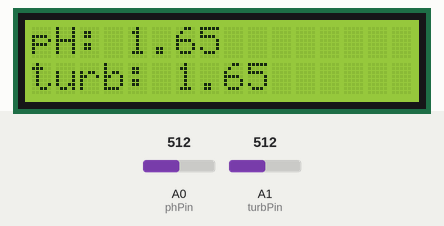
Recording of a sketch running on a simulated Arduino Uno, built with avr-gcc and run on an emulated ATmega328P. Parts: 16×2 character LCD. The inputs (shaded band) are chosen by the test bench; at power-on: A0 (phPin) = 512, A1 (turbPin) = 512. What the sketch prints to the serial monitor is not drawn.

Above: at 0.4 s.

Measured:
- what the display in image 0 shows lasts 10.0 s, from 0.3 s to 10.3 s

The sketch:

sensor_readings_final.ino
```cpp
#include <Wire.h>
#include <LiquidCrystal_I2C.h>

// pH sensor
#define phPin A0
// unsigned long int avgVal;
// float b;

#define turbPin A1
float turbV;

// lcd display
LiquidCrystal_I2C lcd(0x27, 16, 2);  // set the LCD address to 0x27 for a 16 chars and 2 line display


float GetPhValue()
{
  static int buf[10];

  for(int index = 0; index < 10; ++index)
  {
    buf[index] = analogRead(phPin);
    delay(10);
  }

  for(int i = 0; i < 9; ++i)
  {
    for(int j = i + 1; j < 10; ++j)
    {
      if(buf[i] > buf[j])
      {
        int temp = buf[i];
        buf[i] = buf[j];
        buf[j] = temp;
      }
    }
  }

  unsigned long int avgVal = 0;
  for(int i = 2; i < 8; ++i)
  {
    avgVal += buf[i];
  }

  float phValue = (float)avgVal * 3.3/1024/6;

  return phValue;
}

float GetTurbValue()
{
  static float turbV = 0.0;
  for (int i = 0; i < 800; i++) {
    turbV += ((float)analogRead(turbPin)/1023)*3.3;
  }
  turbV = turbV/800;

  return turbV;
}

void setup()
{
  // put your setup code here, to run once:
  Serial.begin(9600);
  lcd.init();
  lcd.backlight();
}

void loop()
{

  // pH sensor data and calibration
  static float phValue = GetPhValue();
  static float turbValue = GetTurbValue();

  Serial.print("\tpH_Volt:\t");
  Serial.print(phValue);
  Serial.print("\tturbV:\t");
  Serial.print(turbValue);
  Serial.println();


  lcd.setCursor(0,0);
  lcd.print("pH: ");
  lcd.print(phValue);
  lcd.setCursor(0,1);
  lcd.print("turb: ");
  lcd.print(turbValue);

  delay(10000);
  lcd.clear();
}
```
